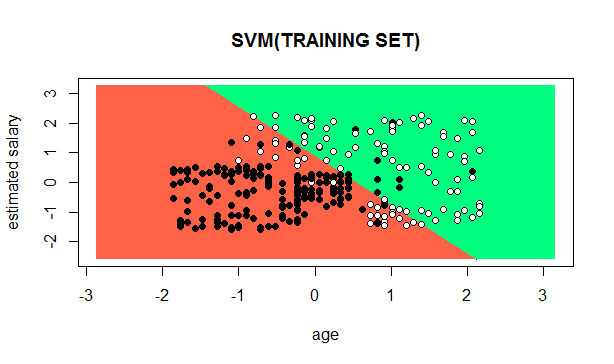

This figure's R source:
#SVM
dataset=read.csv('Social_Network_Ads.csv')
dataset=dataset[,3:5]
library(caTools)
set.seed(123)
split=sample.split(dataset$Purchased,SplitRatio=0.75)
training_set=subset(dataset,split==TRUE)
test_set=subset(dataset,split==FALSE)
#feature scaling
test_set[,1:2]=scale(test_set[,1:2])
training_set[,1:2]=scale(training_set[,1:2])


library(e1071)
#fitting SVM model AND PREDICTING RESULT SIMULTANEOUSLY
classifier=svm(formula=Purchased~.,data=training_set,type='C-classification',kernel='linear')
y_pred=predict(classifier,newdata=test_set[-3])

#making confusion matrix
cm=table(test_set[,3],y_pred)
# install.packages('ElemStatLearn')
library(ElemStatLearn)
set=training_set
x1=seq(min(set[,1])-1,max(set[,1])+1,by=0.01)
x2=seq(min(set[,2])-1,max(set[,2])+1,by=0.01)
gridset=expand.grid(x1,x2)
#till this point grid will be created
colnames(gridset)=c('Age','EstimatedSalary')

y_grid= predict(classifier,gridset)
plot(set[,-3],main='SVM(TRAINING SET)',xlab='age',ylab='estimated salary',
     xlim=range(x1),ylim=range(x2))
contour(x1,x2,matrix(as.numeric(y_grid),length(x1),length(x2)),add=TRUE)
points(gridset,pch='.',col=ifelse(y_grid==1,'springgreen','tomato'))
points(set,pch=21,bg=ifelse(set[,3],'white','black'))
#visualising test set result
library(ElemStatLearn)
set=test_set
x1=seq(min(set[,1])-1,max(set[,1])+1,by=0.01)
x2=seq(min(set[,2])-1,max(set[,2])+1,by=0.01)
gridset=expand.grid(x1,x2)
#till this point grid will be created
colnames(gridset)=c('Age','EstimatedSalary')

y_grid= knn(train=training_set[-3],test=gridset,cl=training_set[,3],k=5)
plot(set[,-3],main='SVM(Test SET)',xlab='age',ylab='estimated salary',
     xlim=range(x1),ylim=range(x2))
contour(x1,x2,matrix(as.numeric(y_grid),length(x1),length(x2)),add=TRUE)
points(gridset,pch='.',col=ifelse(y_grid==1,'springgreen','tomato'))
points(set,pch=21,bg=ifelse(set[,3],'white','black'))
